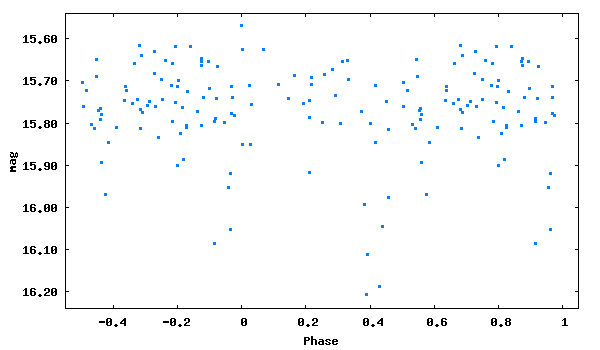

This chart was generated by the following gnuplot code:
set term png size 600,350 medium
set colors classic
set output 'phase_lc_9.png'
set xlabel 'Phase'
set ylabel 'mag'
#set title 'JDmax = 2450371.33000 + 0.6870208 x E'
set format y '%5.2f'
plot [-0.55:1.05][16.24:15.54] "phase_lc_9.dat" linecolor 3 pointtype 5 pointsize 0.3 title ""
